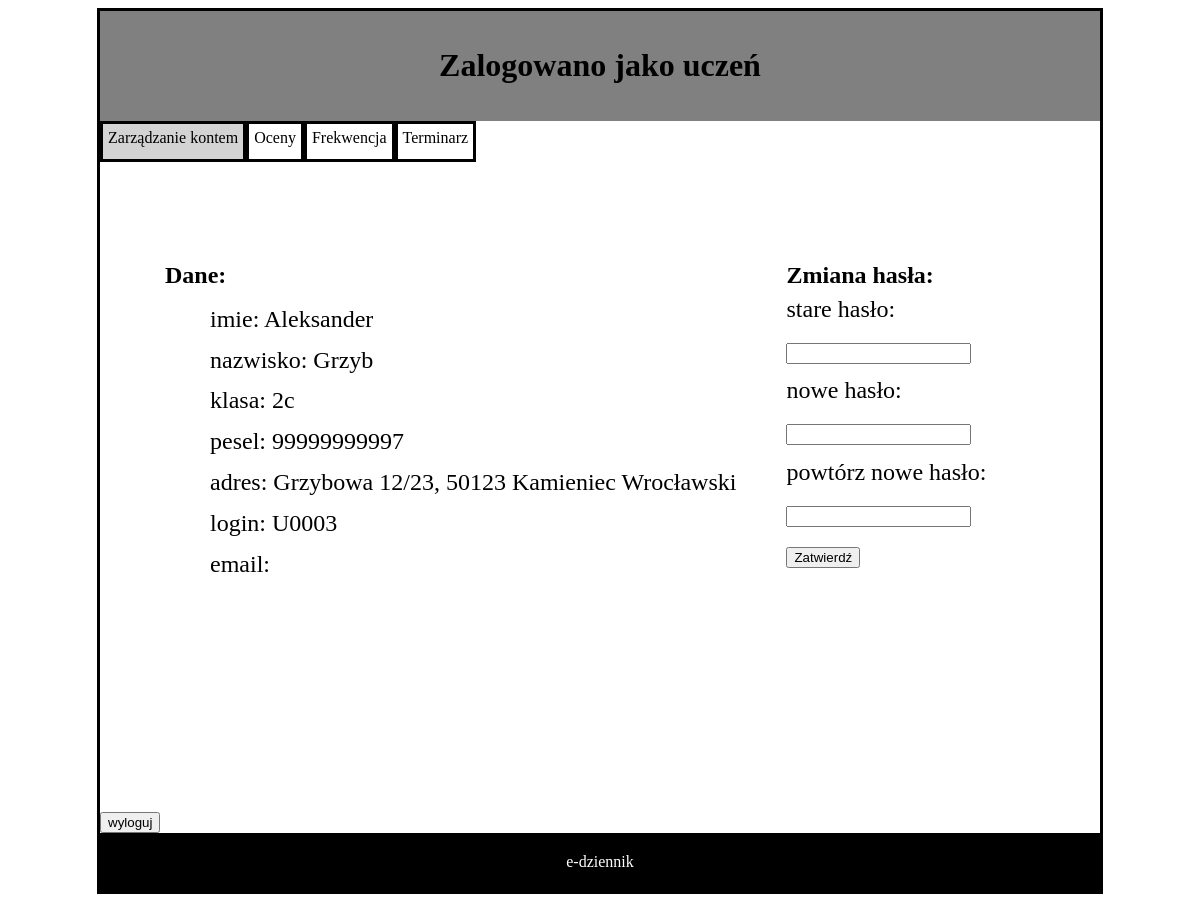
Page /BazyDanychPHP/u_konto.php (signed in) on the committed database.
### tables this page shows
CREATE TABLE IF NOT EXISTS `uzytkownik` (
  `uzytkownik_login` varchar(16) NOT NULL DEFAULT left(md5(rand()),6),
  `nazwisko` varchar(30) NOT NULL,
  `imie` varchar(20) NOT NULL,
  `haslo` char(32) NOT NULL DEFAULT left(md5(rand()),16),
  `rodzaj` enum('U','N','R','I','A') DEFAULT 'I',
  `email` varchar(32) DEFAULT NULL,
  PRIMARY KEY (`uzytkownik_login`),
  UNIQUE KEY `login` (`uzytkownik_login`)
);

CREATE TABLE IF NOT EXISTS `klasa` (
  `klasa_ID` int(2) unsigned zerofill NOT NULL,
  `oddzial` varchar(3) NOT NULL,
  PRIMARY KEY (`klasa_ID`),
  UNIQUE KEY `ID` (`klasa_ID`)
);

CREATE TABLE IF NOT EXISTS `uczen` (
  `uczen_ID` int(3) unsigned zerofill NOT NULL AUTO_INCREMENT,
  `pesel` char(11) NOT NULL,
  `adres_id` int(3) unsigned zerofill NOT NULL,
  `klasa_id` int(2) unsigned zerofill NOT NULL,
  `opiekunowie_id` int(3) unsigned zerofill NOT NULL,
  `uzytkownik_login` varchar(16) NOT NULL,
  PRIMARY KEY (`uczen_ID`),
  UNIQUE KEY `ID` (`uczen_ID`,`pesel`),
  UNIQUE KEY `uzytkownik_login` (`uzytkownik_login`),
  KEY `powiazanie` (`opiekunowie_id`),
  KEY `uzytkownik` (`uzytkownik_login`),
  KEY `klasa` (`klasa_id`),
  KEY `FK_uczen_adres` (`adres_id`),
  CONSTRAINT `FK_uczen_adres` FOREIGN KEY (`adres_id`) REFERENCES `adres` (`adres_ID`),
  CONSTRAINT `FK_uczen_klasa` FOREIGN KEY (`klasa_id`) REFERENCES `klasa` (`klasa_ID`),
  CONSTRAINT `FK_uczen_powiazanie` FOREIGN KEY (`opiekunowie_id`) REFERENCES `opiekunowie` (`opiekunowie_ID`),
  CONSTRAINT `FK_uczen_uzytkownik` FOREIGN KEY (`uzytkownik_login`) REFERENCES `uzytkownik` (`uzytkownik_login`)
);

### BazyDanychPHP/u_konto.php (the view, shortened to what this page needs)
<!DOCTYPE HTML>
<html lang="pl">
<head>
</head>
<body>
	<div id="container">
		<div id="logo">
			<h1>Zalogowano jako uczeń</h1>
		</div>
		<a href="u_konto.html">
		<div id="teraz">
		Zarządzanie kontem
		</div>
		</a>
		<a href="u_oceny.html">
		<div id="inne">
		 Oceny
		</div></a>
		<a href="u_frekwencja.html">
		<div id="inne">
		 Frekwencja
		</div> </a>
		<a href="u_terminarz.html">
		<div id="inne">
		 Terminarz
		</div>
		</a>
				<?php
	require_once "connect.php";
	$conn=@new mysqli($IP, $username, $password, $DB_name);
	if ($conn->connect_errno!=0)
	{
		echo "Error: ".$conn->connect_errno;
	}
	else
	{
		$login=$_SESSION['uzytkownik_login'];
		$haslo = $_SESSION['haslo'];
		$sql="SELECT * FROM uzytkownik WHERE uzytkownik_login='$login' AND haslo='$haslo'";
		$result = @$conn->query($sql);
		$sql2="SELECT * FROM uczen WHERE uzytkownik_login='$login' ";
		$result2 = @$conn->query($sql2);
		$dane_uzytkowanika=@mysqli_fetch_assoc($result);
		$dane_ucznia=@mysqli_fetch_assoc($result2);
		$sql3="SELECT * FROM klasa WHERE klasa_ID='$dane_ucznia[klasa_id]' ";
		$result3 = @$conn->query($sql3);
		$klasa=@mysqli_fetch_assoc($result3);
		$sql4="SELECT * FROM adres_info_lista WHERE adres_ID='$dane_ucznia[adres_id]' ";
		$result4 = @$conn->query($sql4);
		$adres=@mysqli_fetch_assoc($result4);
			}
	?>
		<div id="tresc">
			<div id="lewy">
			<B> Dane: </B><br/>
			<div id="dane">
				imie:  <?php echo $dane_uzytkowanika['imie'] ; ?>  <br/>
				nazwisko: <?php echo $dane_uzytkowanika['nazwisko'] ; ?>   <br/>
				klasa: <?php echo $klasa['oddzial'] ; ?>  <br/>
				pesel: <?php echo $dane_ucznia['pesel'] ; ?><br/>
				adres: <?php echo $adres['ulica']." ".$adres['nr_mieszkania']."/".$adres['nr_domu'].", ".$adres['kod']." ".$adres['miejscowosc'] ; ?>  <br/>
				login: <?php echo $dane_uzytkowanika['uzytkownik_login'] ; ?><br/>
				email: <?php echo $dane_uzytkowanika['email'] ; ?><br/>
			</div>
			</div>
			<form action="zmiana_hasla.php" method="post">
			<div id="prawy">
				<B> Zmiana hasła: </B><br/>
				<div id="zmianahasla">
					stare hasło:<br/>
					<input type="password" name="stare"> <br/>
					nowe hasło:<br/>
					<input type="password" name="nowe"><br/>
					powtórz nowe hasło:<br/>
					<input type="password" name="p_nowe"><br/>
					<button type="submit">Zatwierdź</button>
					</form>
				</div>
			</div>
		<form action="wyloguj.php" >
		<button type="submit">wyloguj</button>
		</form>
		<div id="footer">
		e-dziennik
		</div>
</body>
</html>

### BazyDanychPHP/u_konto.php (style rules this page uses)
#container { border: solid ; width: 1000px; margin-left: auto; margin-right: auto; }
#logo { background:gray; text-align: center; padding: 15px; text-align: center; }
#teraz { border: solid black; float: left; background-color: lightgray; min-height: 25px; text-align: center; padding: 5px; color: black }
#inne { border: solid black; float: left; min-height: 25px; text-align: center; padding: 5px; color: black }
#tresc { clear: both; text-align: left; min-height: 650px; }
#lewy { float: left; padding:50px; margin-top:50px; text-align: left; margin-left:15px; font-size: 24px; min-width:400px; }
#dane { margin-top:10px; text-align: left; margin-left:45px; font-size: 24px; line-height:1.7; }
#prawy { float: left; margin-top:100px; text-align: left; font-size: 24px; min-width:50px; }
#zmianahasla { line-height:1.7; }
#footer { clear: both; background-color: black; color: white; text-align: center; padding:20px; }

### rows in the picture
uzytkownik: imie "Aleksander", nazwisko "Grzyb", uzytkownik_login "U0003"
klasa: oddzial "2c"
uczen: pesel "99999999997"

### other values in the picture
$adres['ulica'] "Grzybowa"
$adres['nr_mieszkania'] "12"
$adres['nr_domu'] "23"
$adres['kod'] "50123"
$adres['miejscowosc'] "Kamieniec Wrocławski"
